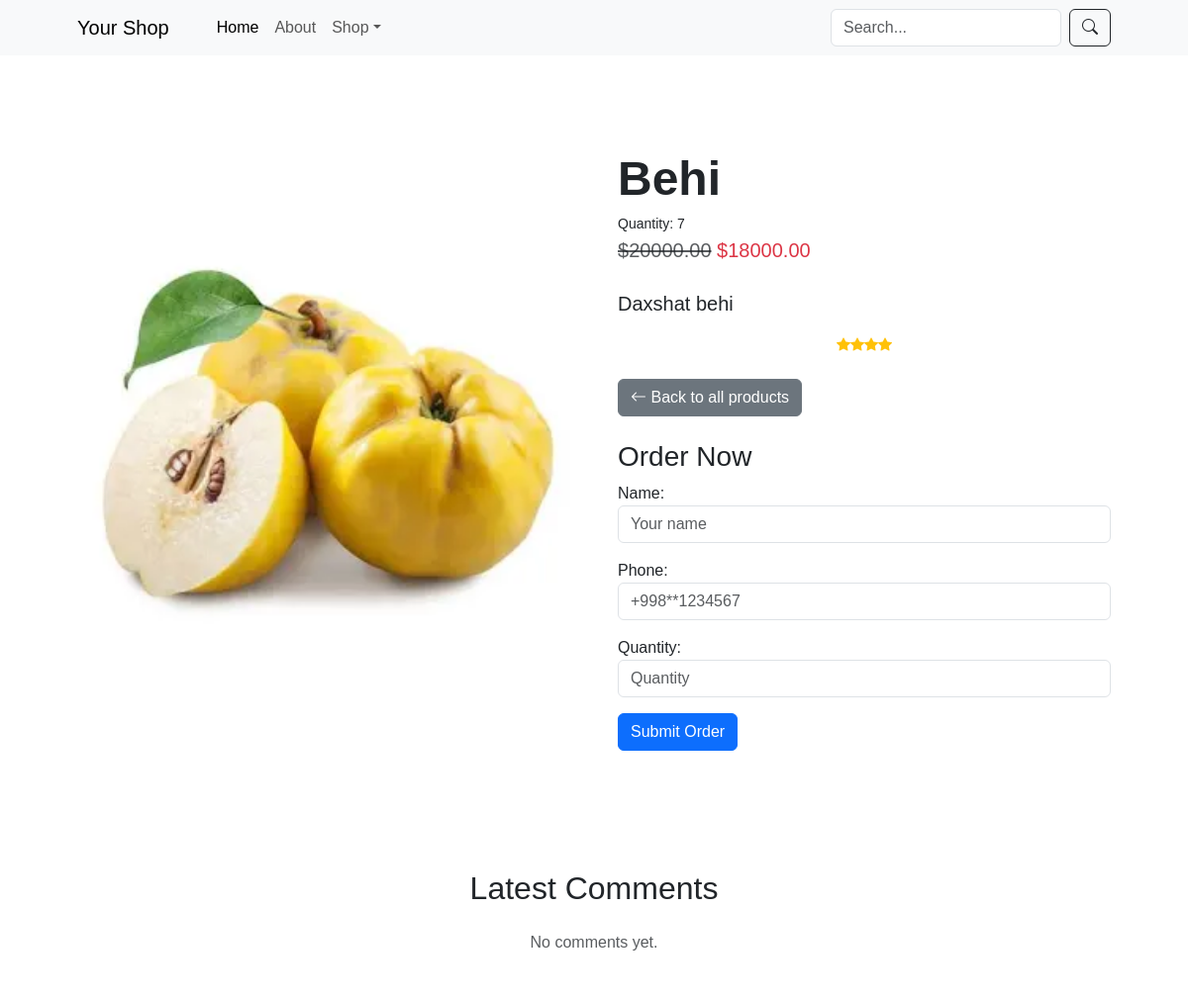
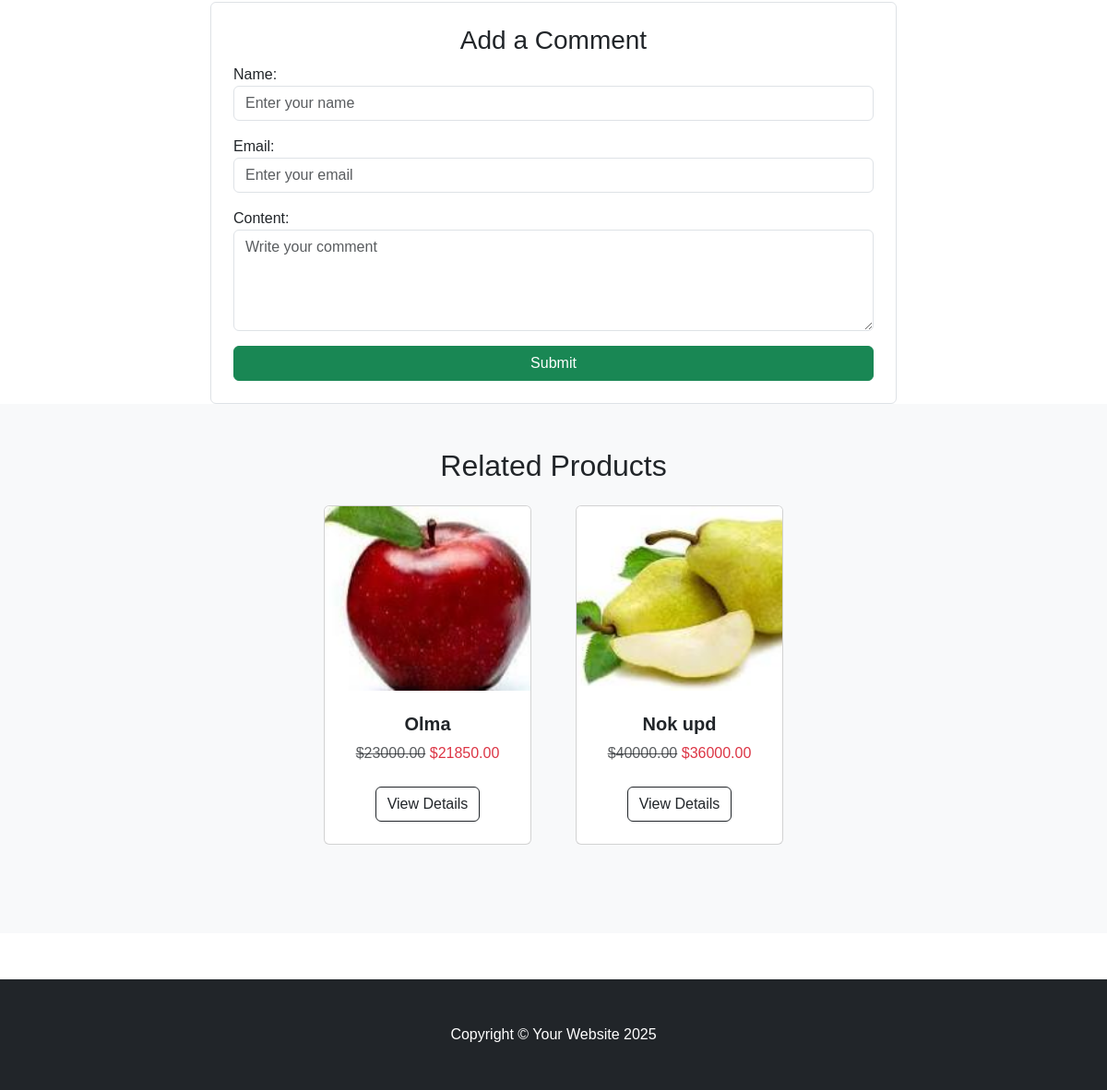
Screenshot of /shop/product_detail/11/ with the database file from the repository (2 pictures, top to bottom).
### shop/models.py (models this page shows, shortened)
class BaseModel(models.Model):
    created_at = models.DateTimeField(auto_now_add=True)
    updated_at = models.DateTimeField(auto_now=True)
    class Meta:
        abstract = True

class Product(BaseModel):
    class RatingChoice(models.IntegerChoices):
        ONE = 1
        TWO = 2
        THREE = 3
        FOUR = 4
        FIVE = 5
    name = models.CharField(max_length=255, unique=True)
    description = models.TextField(null=True, blank=True)
    price = models.DecimalField(max_digits=14, decimal_places=2)
    image = models.ImageField(upload_to='images/')
    discount = models.PositiveIntegerField(default=0)
    category = models.ForeignKey(Category, on_delete=models.CASCADE, related_name='products')
    rating = models.PositiveIntegerField(choices=RatingChoice.choices, default=RatingChoice.ONE.value)
    quantity = models.PositiveIntegerField(default=1)
    @property
    def discounted_price(self):
        if self.discount > 0:
            self.price = self.price * Decimal(1 - self.discount / 100)
        return Decimal(f'{self.price}').quantize(Decimal('0.00'))

### shop/views.py (the view)
# urls.py: path('product_detail/<int:id>/', product_detail, name='product_detail'),
def product_detail(request, id):
    global comment_form
    query = request.GET.get('q', '')
    if query:
        products = Product.objects.filter(Q(name__icontains=query) | Q(description__icontains=query))
        categories = Category.objects.all().order_by('-updated_at')
        return render(request, 'shop/home.html', context={'products': products, 'categories': categories})
    product = Product.objects.filter(id=id).first()
    if not product:
        return redirect('index')
    comments = product.comments.all()
    if request.method == "POST" and 'comment_submit' in request.POST:
        form = CommentCreateForm(request.POST)
        if form.is_valid():
            comment = form.save(commit=False)
            comment.product = product
            comment.save()
            return redirect('product_detail', id=product.id)
    else:
        comment_form = CommentCreateForm()
    order_form = OrderCreateForm()
    related_products = Product.objects.filter(category=product.category).exclude(id=product.id).order_by('-created_at')[
                       :4]
    return render(request, 'shop/product_detail.html', {
        'product': product,
        'comments': comments,
        'comment_form': comment_form,
        'order_form': order_form,
        'related_products': related_products,
    })

### shop/forms.py
class CommentCreateForm(forms.ModelForm):
    class Meta:
        model = Comment
        fields = ['name', 'email', 'content']
        widgets = {
            'name': forms.TextInput(attrs={'class': 'form-control', 'placeholder': 'Enter your name'}),
            'email': forms.EmailInput(attrs={'class': 'form-control', 'placeholder': 'Enter your email'}),
            'content': forms.Textarea(attrs={'class': 'form-control', 'rows': 4, 'placeholder': 'Write your comment'}),
        }

class OrderCreateForm(forms.ModelForm):
    class Meta:
        model = Order
        fields = ['name', 'phone', 'quantity']
        widgets = {
            'name': forms.TextInput(attrs={'class': 'form-control', 'placeholder': 'Your name'}),
            'phone': forms.TextInput(attrs={'class': 'form-control', 'placeholder': '+998**1234567'}),
            'quantity': forms.NumberInput(attrs={'class': 'form-control', 'min': 1, 'placeholder': 'Quantity'}),
        }

### shop/templates/shop/product_detail.html (shortened to what this page needs)
{% load math_filters %}
{% load static %}
<!DOCTYPE html>
<html lang="en">
<head>
    <link href="https://cdn.jsdelivr.net/npm/bootstrap@5.3.0/dist/css/bootstrap.min.css" rel="stylesheet"/>
    <link href="{% static 'shop/css/styles.css' %}" rel="stylesheet"/>
    <link rel="stylesheet" href="https://cdn.jsdelivr.net/npm/bootstrap-icons@1.10.5/font/bootstrap-icons.css"/>
</head>
<body>
<nav class="navbar navbar-expand-lg navbar-light bg-light">
    <div class="container px-4 px-lg-5">
        <a class="navbar-brand" href="{% url 'index' %}">Your Shop</a>
        <div class="collapse navbar-collapse" id="navbarSupportedContent">
            <ul class="navbar-nav me-auto mb-2 mb-lg-0 ms-lg-4">
                <li class="nav-item"><a class="nav-link active" href="{% url 'index' %}">Home</a></li>
                <li class="nav-item"><a class="nav-link" href="{% url 'index' %}">About</a></li>
                <li class="nav-item dropdown">
                    <a class="nav-link dropdown-toggle" id="navbarDropdown" href="#" role="button"
                       data-bs-toggle="dropdown" aria-expanded="false">Shop</a>
                </li>
            </ul>
            <form class="d-flex" method="get" action="{% url 'product_detail' product.id %}">
                <input type="text" name="q" class="form-control me-2" placeholder="Search..." value="{{ request.GET.q }}">
                <button class="btn btn-outline-dark" type="submit">
                    <i class="bi-search"></i>
                </button>
            </form>
        </div>
    </div>
</nav>
<section class="py-5">
    <div class="container px-4 px-lg-5 my-5">
        <div class="row gx-4 gx-lg-5 align-items-center">
            <div class="col-md-6">
                <img class="card-img-top mb-5 mb-md-0" src="{{ product.image.url }}" alt="{{ product.name }}"/>
            </div>
            <div class="col-md-6">
                <h1 class="display-5 fw-bolder">{{ product.name }}</h1>
                <h3 class="small mb-1">Quantity: {{ product.quantity }}</h3>
                <div class="fs-5 mb-4">
                    {% if product.discount %}
                        <span class="text-muted text-decoration-line-through">${{ product.price }}</span>
                        <span class="text-danger">${{ product.discounted_price }}</span>
                    {% else %}
                        <span>${{ product.price }}</span>
                    {% endif %}
                </div>
                <p class="lead">{{ product.description }}</p>
                <div class="d-flex justify-content-center small text-warning mb-3">
                    {% for _ in "x"|ljust:product.rating %}
                        <div class="bi-star-fill"></div>
                    {% endfor %}
                </div>
                <div class="mt-4">
                    <a href="{% url 'index' %}" class="btn btn-secondary me-2">
                        <i class="bi bi-arrow-left"></i> Back to all products
                    </a>
                </div>
                <h3 class="mt-4">Order Now</h3>
                <form method="post" action="{% url 'create_order' product.id %}">
                    {{ order_form.as_p }}
                    <button type="submit" class="btn btn-primary">Submit Order</button>
                </form>
            </div>
        </div>
    </div>
</section>
<div class="container mt-4">
    <div class="text-center mb-4">
        <h2>Latest Comments</h2>
    </div>
    {% for comment in comments %}
        <div class="card p-3 mb-3">
            <h5 class="card-title">{{ comment.name }}</h5>
            <p class="card-text">{{ comment.content }}</p>
        </div>
    {% empty %}
        <p class="text-center text-muted">No comments yet.</p>
    {% endfor %}
    <div class="col-md-8 offset-md-2 mt-5">
        <div class="p-4 border rounded">
            <h3 class="text-center">Add a Comment</h3>
            <form method="POST">
                {{ comment_form.as_p }}
                <button type="submit" class="btn btn-success w-100">Submit</button>
            </form>
        </div>
    </div>
</div>
<section class="py-5 bg-light">
    <div class="container px-4 px-lg-5">
        <h2 class="text-center mb-4">Related Products</h2>
        <div class="row gx-4 gx-lg-5 row-cols-1 row-cols-md-2 row-cols-xl-4 justify-content-center">
            {% for related_product in related_products %}
                <div class="col mb-5">
                    <div class="card h-100">
                        <img class="card-img-top" src="{{ related_product.image.url }}" alt="{{ related_product.name }}" />
                        <div class="card-body p-4">
                            <div class="text-center">
                                <h5 class="fw-bolder">{{ related_product.name }}</h5>
                                {% if related_product.discount %}
                                    <span class="text-muted text-decoration-line-through">${{ related_product.price }}</span>
                                    <span class="text-danger">${{ related_product.discounted_price }}</span>
                                {% else %}
                                    <span>${{ related_product.price }}</span>
                                {% endif %}
                            </div>
                        </div>
                        <div class="card-footer p-4 pt-0 border-top-0 bg-transparent">
                            <div class="text-center">
                                <a class="btn btn-outline-dark mt-auto" href="{% url 'product_detail' related_product.id %}">
                                    View Details
                                </a>
                            </div>
                        </div>
                    </div>
                </div>
            {% empty %}
                <p class="text-center text-muted">No related products available.</p>
            {% endfor %}
        </div>
    </div>
</section>
<footer class="py-5 bg-dark text-white text-center">
    <div class="container">
        <p class="m-0">Copyright © Your Website 2025</p>
    </div>
</footer>
</body>
</html>

### shop/static/shop/css/styles.css (style rules this page uses)
body { font-family: 'Arial', sans-serif; }
.card { transition: transform 0.3s ease-in-out; }
.card img { height: 200px; object-fit: cover; }
footer { margin-top: 50px; }

### rows the page displays
Product: image (picture), name "Behi", quantity "7", price "20000.00", discounted_price "18000.00", description "Daxshat behi", rating 4 (drawn)
Product: image (picture), name "Olma", price "23000.00", discounted_price "21850.00"
Product: image (picture), name "Nok upd", price "40000.00", discounted_price "36000.00"
